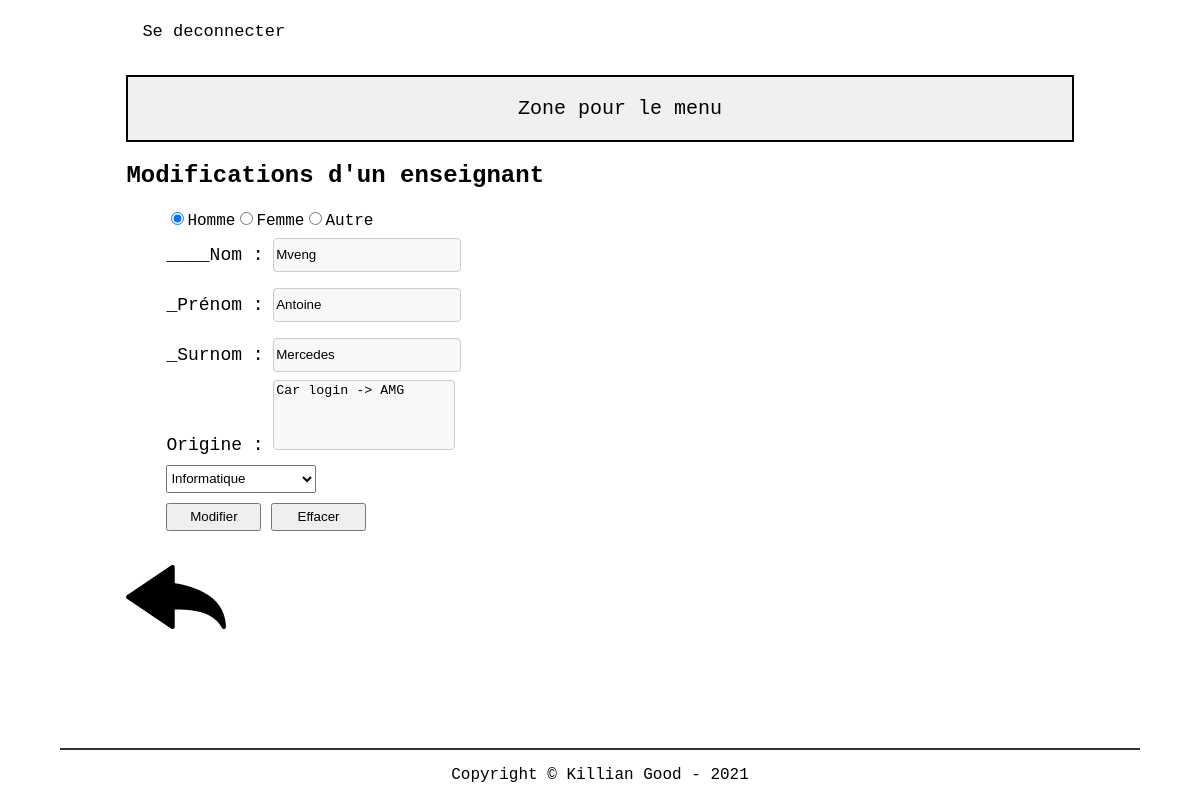
Page /src/php/editTeacher.php?idTeacher=1 (signed in) on the earlier database version.
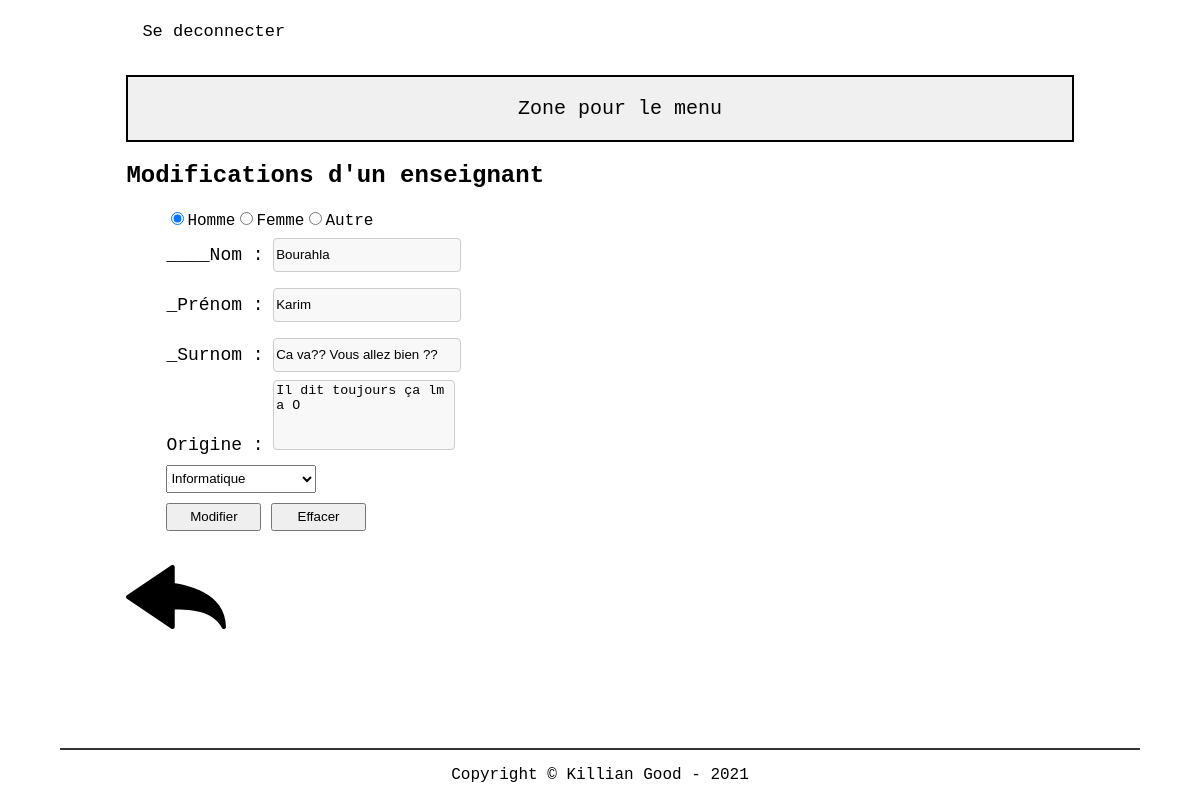
Same page on the later database version.
### tables this page shows
CREATE TABLE t_teacher(
	idTeacher int AUTO_INCREMENT PRIMARY KEY,
	teaFirstname varchar(50) NOT NULL,
	teaName varchar(50) NOT NULL,
	teaGender char(1) NOT NULL,
	teaNickname varchar(100) NOT NULL,
	teaOrigin varchar(255) NOT NULL);

### src/php/util.php (called while the page is built)
<?php
function isLogged() {
    if(isset($_SESSION['username'])) {
        return true;
    }
    return false;
}
function isAdmin() {
    if(isLogged()) {
        if(isset($_SESSION['username']) && $_SESSION['isAdmin'] == 1) {
            return true;
        }
    }
    return false;
}
?>

### src/php/lib/database.php (called while the page is built, shortened)
<?php
 class Database {
    private $connector;
    public function __construct(){
    try{
        $this->connector = new PDO("mysql:host=localhost;dbname=db_nickname_kilgood;charset=utf8", "dbNicknameUser", "grp2B_21");
        }
        catch(PDOException $e)
        {
            die("<h1>Impossible de se connecter à la base de données</h1> erreur :". $e->getMessage());
        }
    }
    private function querySimpleExecute($query){
        $req = $this->connector->query($query);
        return $req;
    }
    private function queryPrepareExecute($query, $binds){
        $req = $this->connector->prepare($query);
        foreach($binds as $bind){
            $req->bindValue($bind['field'], $bind['value'], $bind['type']);
        }
        $req->execute();
        return $req;
    }
    private function formatData($req){
        $results = $req->fetchALL(PDO::FETCH_ASSOC);
        return $results;
    }
    public function getAllSections(){
        $query = "SELECT * FROM t_section";
        $reqExecuted = $this->querySimpleExecute($query);
        $results = $this->formatData($reqExecuted);
        return $results;
    }
    public function getOneTeacher($id){
        $query = "SELECT * FROM t_teacher WHERE idTeacher = :id";
        $binds = array(
            0 => array(
                'field' => ':id',
                'value' => $id,
                'type' => PDO::PARAM_INT
            )
        );
        $reqExecuted = $this->queryPrepareExecute($query, $binds);
        $results = $this->formatData($reqExecuted);
        return $results;
    }
}
?>

### src/php/editTeacher.php (the view, shortened to what this page needs)
<?php
require "header.php";
$id = $_GET["idTeacher"];
$teachers = $db->getOneTeacher($id);
$sections = $db->getAllSections();
?>
<?php if(isLogged() && (isAdmin())): ?>
<?php foreach($teachers as $teacher): ?>
<form method="POST" action="editTeacher.php?idTeacher=<?= $teacher["idTeacher"]; ?>">
    <h2>Modifications d'un enseignant</h2>
    <ul>
        <li>
        <?php
            if ($teacher["teaGender"] == "M")
            {
                echo '<input type="radio" name="gender" id="man" value="M" checked>Homme';
                echo '<input type="radio" name="gender" id="woman" value="W">Femme';
                echo  '<input type="radio" name="gender" id="other" value="O">Autre';
            }
            ?>
        </li>
        <div class="aeratext">
            <li>
                <label for="name">____Nom :</label>
                <input type="text" name="name" id="name" value="<?= $teacher["teaName"] ?>">
            </li>
            <li>
                <label for="surname">_Prénom :</label>
                <input type="text" name="surname" id="surname" value="<?= $teacher["teaFirstname"] ?>">
            </li>
            <li>
                <label for="nickname">_Surnom :</label>
                <input type="text" name="nickname" id="nickname" value="<?= $teacher["teaNickname"] ?>">
            </li>
        </div>
        <li>
        <label for="origin">Origine :</label>
        <textarea id="origin" name="origin"><?= $teacher["teaOrigin"] ?></textarea>
        </li>
        <li>
        <select name="section" id="section">
            <?php foreach($sections as $section) : ?>
                <option name="section" value="<?= $section["idSection"]; ?>"><?= $section["secName"]; ?></option>
            <?php endforeach; ?>
    </select>
        </li>
        <li>
           <div class="btnAdding">
                <input type="submit" id="btnSubmit" name="btnSubmit" value="Modifier" />
                <button type="reset" id="btnDelete" name="btnDelete">Effacer</button>
            </div>
        </li>
    </ul>
</form>
<?php endforeach; ?>
<div class="test">
    <a href="index.php"><img width="100px" src="../../userContent/backArrow.svg"></img></a>
</div>
            <?php endif; ?>
<?php require "footer.php";?>

Differences in the rows shown:
removed t_teacher: name "Mveng", surname "Antoine", nickname "Mercedes", origin "Car login -> AMG"
added t_teacher: name "Bourahla", surname "Karim", nickname "Ca va?? Vous allez bien ??", origin "Il dit toujours ça lm a O"
